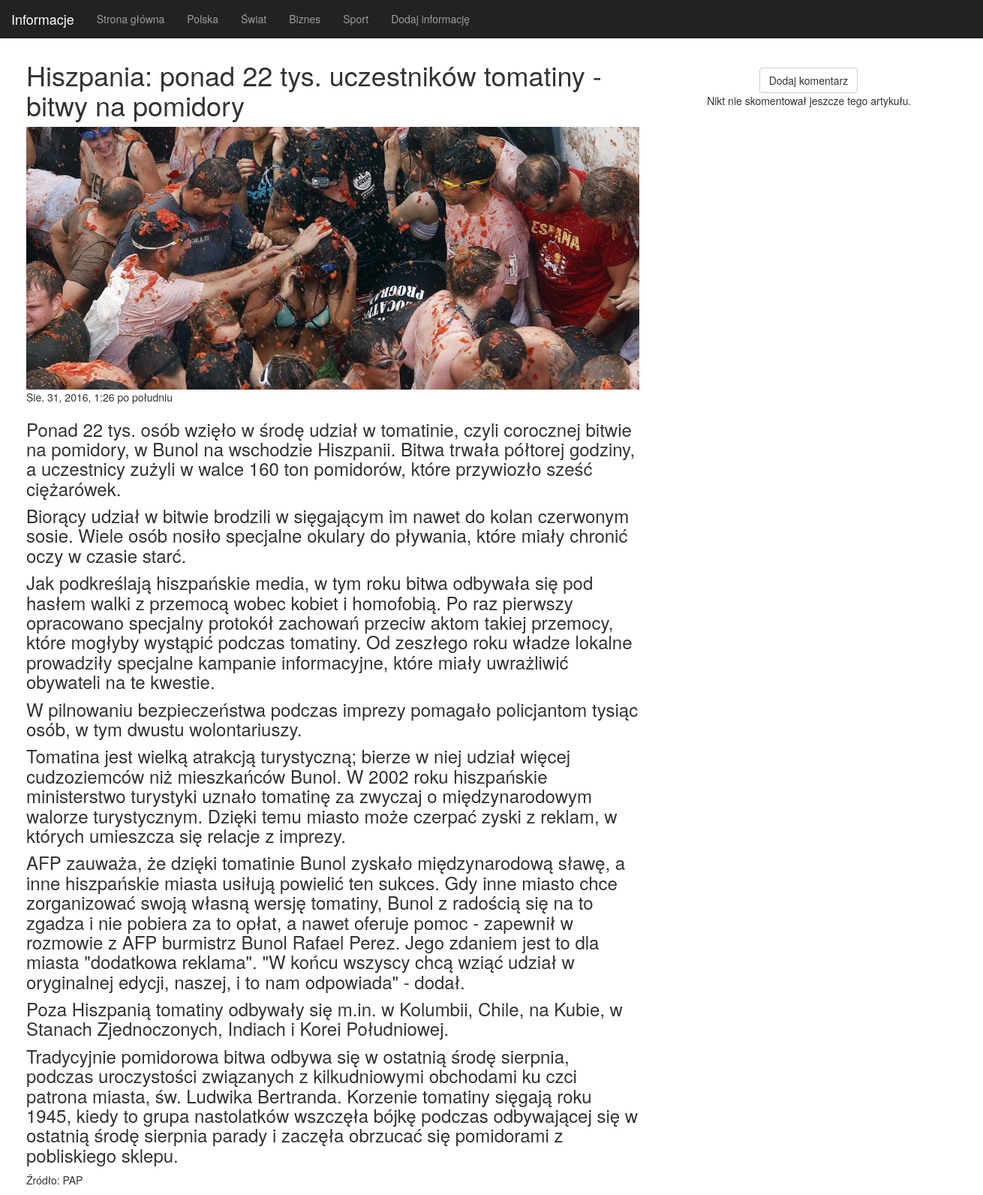
Screenshot of /article/2/ with the database file from the repository.
### news/models.py (models this page shows, shortened)
class Article(models.Model):
    category = models.ForeignKey(Category)
    title = models.CharField(max_length=256, unique=True)
    text = models.TextField(max_length=5012)
    source = models.CharField(max_length=64)
    photo = models.ImageField(upload_to='images/')
    created_date = models.DateTimeField(
            default=timezone.now)

### news/views.py (the view)
# urls.py: url(r'^article/(?P<pk>[0-9]+)/$', views.article_detail, name='article_detail'),
def article_detail(request, pk):
    article = get_object_or_404(Article, pk=pk)
    return render(request, 'news/article_detail.html', {'article': article})

### news/templates/news/article_detail.html
{% extends "news/base.html" %}
{% block content%}
	<div class="col-md-8">
		<h1>{{ article.title }}</h1>
		<img class="article-img" src={{ article.photo.url }}/>
		{{ article.created_date }}
		<div>
			<h3>{{ article.text|linebreaks }}</h3>
		</div>
		<p>Źródło: {{ article.source }} </p>
	</div>
	<div class="col-md-4">
		<a class=" add-comment btn btn-default" href="{% url 'comment_new' pk=article.pk %}">Dodaj komentarz</a>
		{% for comment in article.comments.all %}
		<div class="comment">
			<div class="date">
				{{ comment.created_date }}
			</div>
			<strong>{{ comment.author }}</strong>
			<p>{{ comment.text|linebreaks }}</p>
		{% empty %}
			<p style="text-align: center">Nikt nie skomentował jeszcze tego artykułu.</p>
		</div>
		{% endfor %}
{% endblock %}

### static/css/website.css (style rules this page uses)
body { background-color: white; }
.article-img { width: 100%; }
.add-comment { margin-top: 30px; margin-left: 130px; }

### rows the page displays
Article: title "Hiszpania: ponad 22 tys. uczestników tomatiny - bitwy na pomidory", photo (picture), created_date "Sie. 31, 2016, 1:26 po południu", text "Ponad 22 tys. osób wzięło w środę udział w tomatinie, czyli corocznej bitwie na pomidory, w Bunol na wschodzie Hiszpanii. Bitwa trwała półtorej godziny, a uczestnicy zużyli w walce 160 ton pomidorów, które przywiozło sześć ciężarówek. Biorący udział w bitwie brodzili w sięgającym im nawet do kolan czerwonym sosie. Wiele osób nosiło specjalne okulary do pływania, które miały chronić oczy w czasie starć. Jak podkreślają hiszpańskie media, w tym roku bitwa odbywała się pod hasłem walki z przemocą wobec kobiet i homofobią. Po raz pierwszy opracowano specjalny protokół zachowań przeciw aktom takiej przemocy, które mogłyby wystąpić podczas tomatiny. Od zeszłego roku władze lokalne prowadziły…", source "PAP"
